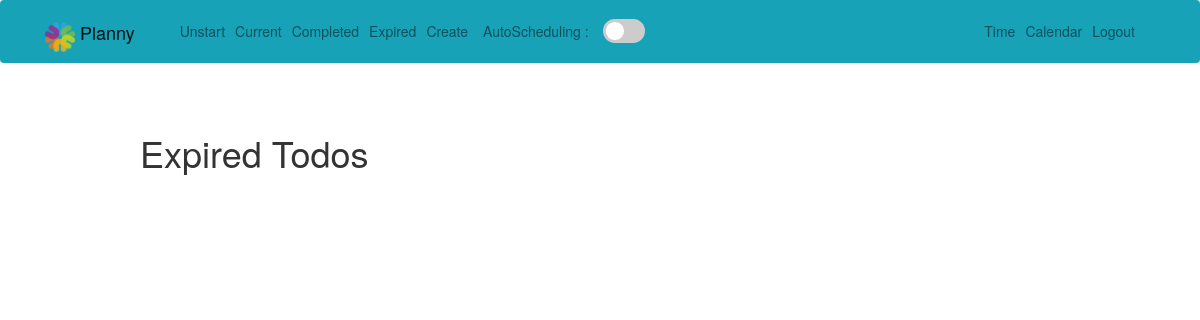
Page /expired/ (signed in) on the earlier database version.
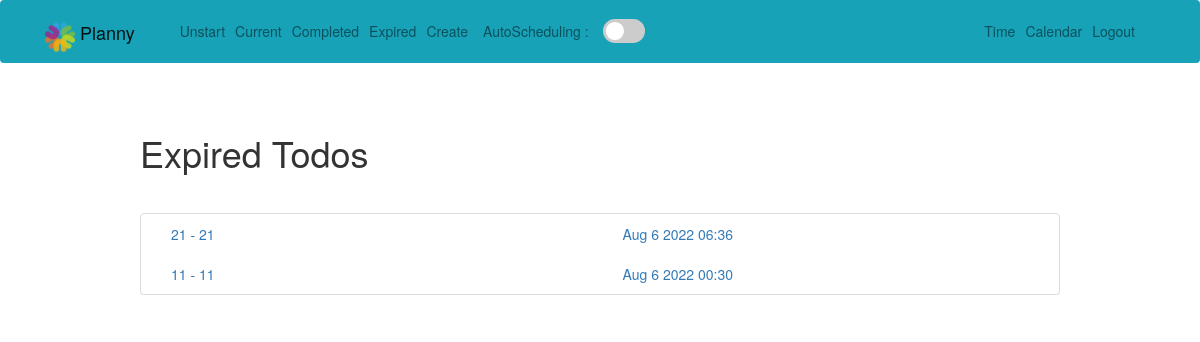
Same page on the later database version.
### todo/models.py (models this page shows, shortened)
class Todo(models.Model):
    title = models.CharField(verbose_name="标题", max_length=100)
    memo = models.TextField(verbose_name="内容", blank=True)
    created = models.DateTimeField(auto_now_add=True)
    datecompleted = models.DateTimeField(null=True, blank=True)
    important = models.BooleanField(default=False)  # 不要用这个，没有用
    user = models.ForeignKey(User, on_delete=models.CASCADE)
    level = models.SmallIntegerField(verbose_name="任务重要性", choices=level_choices, default=0)
    expiration_date = models.DateTimeField(verbose_name="任务截止日期", null=True, blank=True)
    status = models.SmallIntegerField(verbose_name="任务状态", choices=status_choices, default=0)
    predict_hour = models.IntegerField(verbose_name="预计花费小时", default=0)
    predict_minute = models.IntegerField(verbose_name="预计花费分钟", default=0)
    isDaily = models.BooleanField(verbose_name="日常", default=False)
    fixedTime_start = models.TimeField(verbose_name="日常任务固定时间开始", null=True, blank=True)
    fixedTime_end = models.TimeField(verbose_name="日常任务固定时间结束", null=True, blank=True)
    tag = models.SmallIntegerField(verbose_name="标签", choices=tag_choices, default=0)
    overdue = models.BooleanField(default=False)
    assign_start = models.CharField(verbose_name="开始时间", max_length=10, default='00:00')
    assign_end = models.CharField(verbose_name="结束时间", max_length=10, default='00:00')

### todo/views.py (the view)
# urls.py: path('expired/', views.expiredtodos, name='expiredtodos'),
@login_required
def expiredtodos(request):
    todos = Todo.objects.filter(user=request.user, status=3).order_by(
        '-expiration_date')
    return render(request, 'todo/expiredtido.html', {'todos': todos})

### todo/templates/todo/expiredtido.html (shortened to what this page needs)
{% extends "todo/base.html" %}
{% load static %}
{% block css %}
    <link rel="stylesheet" href="{% static 'plugins/bootstrap_dist/css/bootstrap.css' %}">
{% endblock %}
{% block content %}
    <div class="row justify-content-center mt-5">
        <div class="col-md-10">
            <h1>Expired Todos</h1>
        </div>
    </div>
    <div class="row justify-content-center mt-5">
        <div class="col-md-10">
            <div class="list-group">
                {% for todo in todos %}
                    <div class="list-group-item list-group-item-action{% if todo.important %} list-group-item-danger{% endif %}">
                        <a href="{% url 'viewtodo' todo.id %}" class="col-lg-8">
                            {{ todo.title }}
                            {% if todo.memo %} - {{ todo.memo }}{% endif %}
                            <div style="float: right">
                                {{ todo.expiration_date|date:'M j Y H:i' }}
                            </div>
                        </a>
                    </div>
                {% endfor %}
            </div>
        </div>
    </div>
{% endblock %}

Differences in the rows shown:
added Todo: title "21", memo "21", expiration_date "Aug 6 2022 06:36"
added Todo: title "11", memo "11", expiration_date "Aug 6 2022 00:30"
